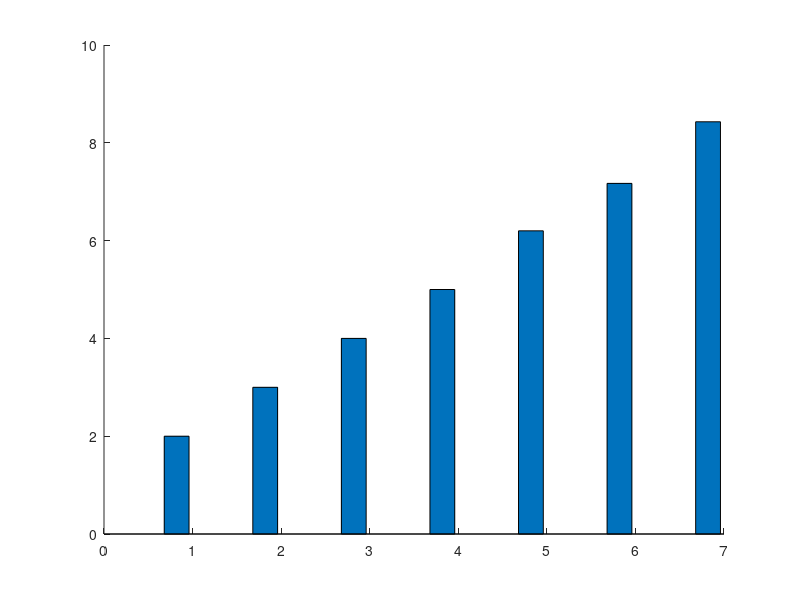

This figure's MATLAB source: (Note: this script raises an error after producing the figure.)
clear; close all; clc;

fig_path = 'C:\Users\lenha\Documents\GitHub\NSDI17\fig\';
interactive_time  = [2  3  4  5   6.2  7.17 8.43;  2 2 3.33 4.25 4.4 6.17 7.14]
batch_time        = [10 11 12 13  15   16.0  17;     10 10 12 13.0 14.0 15 18]
figure(1);
bar(interactive_time', 'group');
ylabel('time (seconds)');
xlabel('number of interactive jobs (not include 1 batch)');
legend('DRF','SpeedFair');
set (gcf, 'PaperUnits', 'inches', 'PaperPosition', [0.0 0 4.0 3.0]);
print ('-depsc', [fig_path 'sim_interactive_compl_time.eps']);

figure(2);
bar(batch_time', 'group');
ylabel('time (seconds)');
xlabel('number of interactive jobs (not include 1 batch)');
legend('DRF','SpeedFair');
set (gcf, 'PaperUnits', 'inches', 'PaperPosition', [0.0 0 4.0 3.0]);
print ('-depsc', [fig_path 'sim_batch_compl_time.eps']);


%%
avgAvailRes = zeros(2,7);
[name,resource] = importAvailResource('log/DRF-output1_1_2.csv');
avgAvailRes(1,1) = mean(resource);
[name,resource] = importAvailResource('log/DRF-output2_1_3.csv');
avgAvailRes(1,2) = mean(resource);
[name,resource] = importAvailResource('log/DRF-output3_1_4.csv');
avgAvailRes(1,3) = mean(resource);
[name,resource] = importAvailResource('log/DRF-output4_1_5.csv');
avgAvailRes(1,4) = mean(resource);
[name,resource] = importAvailResource('log/DRF-output5_1_6.csv');
avgAvailRes(1,5) = mean(resource);
[name,resource] = importAvailResource('log/DRF-output6_1_7.csv');
avgAvailRes(1,6) = mean(resource);
[name,resource] = importAvailResource('log/DRF-output7_1_8.csv');
avgAvailRes(1,7) = mean(resource);

[name,resource] = importAvailResource('log/SpeedFair-output1_1_2.csv');
avgAvailRes(2,1) = mean(resource);
[name,resource] = importAvailResource('log/SpeedFair-output2_1_3.csv');
avgAvailRes(2,2) = mean(resource);
[name,resource] = importAvailResource('log/SpeedFair-output3_1_4.csv');
avgAvailRes(2,3) = mean(resource);
[name,resource] = importAvailResource('log/SpeedFair-output4_1_5.csv');
avgAvailRes(2,4) = mean(resource);
[name,resource] = importAvailResource('log/SpeedFair-output5_1_6.csv');
avgAvailRes(2,5) = mean(resource);
[name,resource] = importAvailResource('log/SpeedFair-output6_1_7.csv');
avgAvailRes(2,6) = mean(resource);
[name,resource] = importAvailResource('log/SpeedFair-output7_1_8.csv');
avgAvailRes(2,7) = mean(resource);

utilReource = 100 - avgAvailRes;

figure(3);
bar(utilReource', 'group');
ylabel('Resource Utilization (%)');
xlabel('number of interactive jobs (not include 1 batch)');
ylim([0 110]);
legend('DRF','SpeedFair');
set (gcf, 'PaperUnits', 'inches', 'PaperPosition', [0.0 0 4.0 3.0]);
print ('-depsc', [fig_path 'sim_res_util.eps']);

%% service curves
figure(4);
x = [0:20]
y1 = [0:10:50 70:20:350];
y2 = [0:45:225 230:5:300];

plot(x,y1, 'linewidth',2);
hold on;
plot(x,y2, 'linewidth',2);
ylabel('cpus');
xlabel('time');
ylim([0 600]);
legend('batch','interactive');
set (gcf, 'PaperUnits', 'inches', 'PaperPosition', [0.0 0 4.0 3.0]);
print ('-depsc', [fig_path 'service_curves.eps']);


